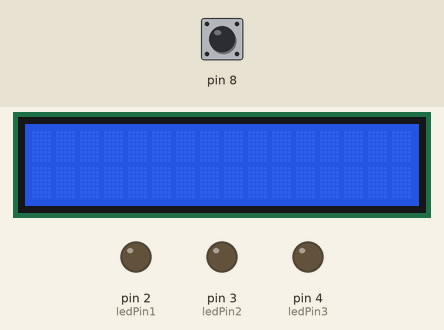
Bench run of a sketch on a simulated Arduino Uno, built with avr-gcc and run on an emulated ATmega328P. On the bench: 16×2 character LCD, output pins drawn as LEDs (lit = HIGH). The inputs (shaded band) are chosen by the test bench; at power-on: pin 8 HIGH.

Above: at 1.2 s.
1.3 s: pin 8 pulled LOW for 1.2 s
At 2.9 s:
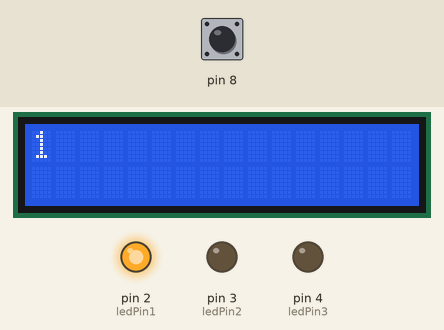
6.6 s: pin 8 pulled LOW for 3.2 s
At 9.7 s:
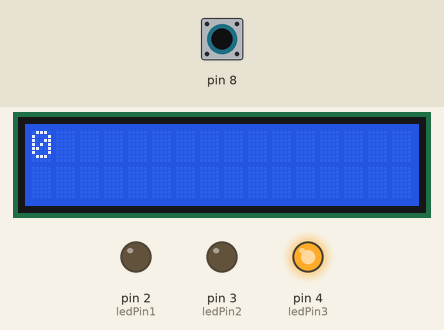
11.3 s: pin 8 pulled LOW for 1.2 s
At 13.4 s:
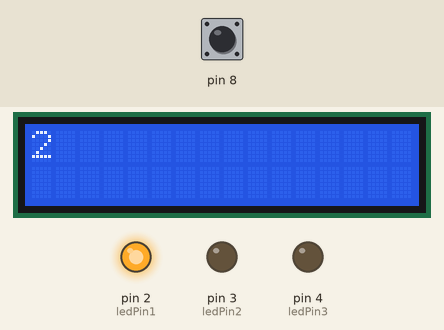
Timing chart, 0 to 14.9 s (numbered marks = the images above; inputs shaded):
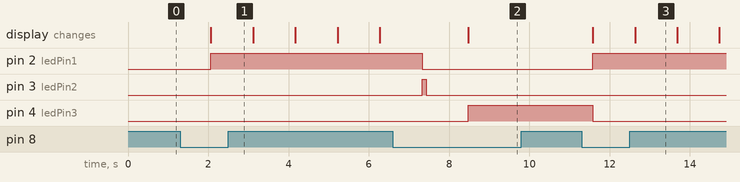

The sketch:

TIMER-V1.ino
```cpp
// by @vla-vi21 (inst)
#include <LiquidCrystal_I2C.h> //Библиотеки для дисплея/шины
#include <Wire.h>


LiquidCrystal_I2C LCD(0x27, 16, 2); //указываем параметры дисплея


const int ledPin1 = 2;       //подключаем 1 светодиод (зелёный)
const int ledPin2 = 3;       //подключаем 2 светодиод (жёлтый)
const int ledPin3 = 4;       //подключаем 3 светодиод (красный)
void setup() {


  digitalWrite(8, HIGH); //указываем пин кнопки и её состояние

  pinMode(ledPin1, OUTPUT); //инициализируем светодиоды (OUTPUT -выход,выдаёт 0 или 5 вольт)
  pinMode(ledPin2, OUTPUT);
  pinMode(ledPin3, OUTPUT);

  LCD.init();            //инициализируем дисплей и подсветку
  LCD.backlight();
}

int t = 0; //переменная таймера
int b = 0; //переменная счётчика

void loop() {

  if (digitalRead(8) == LOW)  //указываем пин кнопки и её состояние
  {
    b++; //счётчик нажатий кнопки
    if (b == 4) { //если кнопка нажата 4 раза - счётчик b будет равен 1
      b = 1;
    }
  }

  if (b == 1) { //если кнопка нажата 1 раз - таймер  начинает работу
    t++; //счётчик таймера

    LCD.setCursor(0, 0);
    LCD.print(t);
    digitalWrite(ledPin3, 0);
    digitalWrite(ledPin1, 1);
    delay(50);

  }
  else if (b == 2) { //если кнопка нажата 2 раз - таймер стоит на паузе
    t = t;

    LCD.setCursor(0, 0);
    LCD.print(t);
    digitalWrite(ledPin1, 0);
    digitalWrite(ledPin2, 1);
    delay(100);
    digitalWrite(ledPin2, 0);
    delay(50);
  }
  else if (b == 3) { //если кнопка нажата 3 раз - таймер сбрасывается
    t = 0;

    LCD.setCursor(0, 0);
    LCD.print(t);
    digitalWrite(ledPin3, 1);
    delay(500);
    digitalWrite(ledPin3, 1);
    delay(50);
  }

  delay(1000);
}
```

Measured:
- after the input at 1.3 s, pin 2 (ledPin1): LOW → HIGH after 0.77 s; the display: changes after 0.77 s (image 1)
- after the input at 6.6 s, pin 2 (ledPin1): HIGH → LOW after 0.73 s; pin 3 (ledPin2): LOW → HIGH after 0.73 s, → LOW 0.10 s later; pin 4 (ledPin3): LOW → HIGH after 1.9 s
- after the input at 11.3 s, pin 2 (ledPin1): LOW → HIGH after 0.28 s; pin 4 (ledPin3): HIGH → LOW after 0.28 s; the display: first changes after 0.28 s (image 3 shows a later state)
- what the display in image 3 shows lasts 1.1 s, from 12.6 s to 13.7 s
